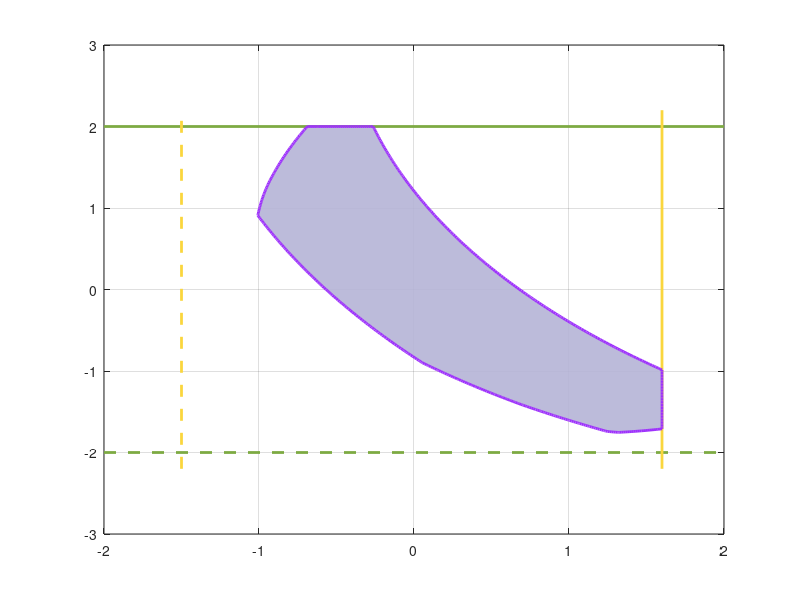

Write MATLAB code to recreate this figure. (Note: this script raises an error after producing the figure.)
fig=figure; box on; grid on; hold on; set(fig, 'Position', [100, 100, 650, 550])

%% bounds on slack generator
deepgreen = [125, 170, 66]/255;
deepyellow = [250, 214, 61]/255;
x1 = [-2,2];
y_upper = [2 2];
y_lower = [-2 -2];
y1 = [-2.2,2.2];
x_lower = [-1.5 -1.5];
x_upper = [1.6 1.6];
plot(x1,y_upper, 'LineStyle','-','Color',deepgreen,'LineWidth',2);
plot(x1,y_lower, 'LineStyle','--','Color',deepgreen,'LineWidth',2);
plot(x_upper,y1, 'LineStyle','-','Color',deepyellow,'LineWidth',2);
plot(x_lower,y1, 'LineStyle','--','Color',deepyellow,'LineWidth',2);

%% bounds of combination
% fill the range
Points_exact = load('AC_conf.mat');
Points_exact = Points_exact.sortedPoints;
lightzs = [181, 180, 214]/255;
violett = [158, 49, 252]/255;
h2 = fill(Points_exact(:,1), Points_exact(:,2), lightzs);
set(h2, 'facealpha', 0.9, 'EdgeColor', violett,'LineWidth',2);
% % draw the boundaries
% load("rad_b1.mat");
% load("rad_b2.mat");
% load("rad_b3.mat");
% load("rad_b4.mat");
% load("rad_b5.mat");
% load("rad_b8.mat");
% boundaries = {b1,b2,b3,b4,b5,b8};
% 
% colorliste = [[237, 177, 32]/255;
%               [0, 114, 189]/255;
%               [0, 114, 189]/255;
%               [0, 114, 189]/255;
%               [65, 199, 101]/255;
%               [0, 114, 189]/255;];
% lineliste = {'-','-','-','-','-','--'};
% 
% for i = 1:size(boundaries,2)
%     x = boundaries{i}(:,1);
%     y = boundaries{i}(:,2);
%     if i == 1
%         plot(x,y,lineliste{i},'LineWidth',1.5,'Color',colorliste(i,:));
%     else
%         xi = linspace(min(x), max(x), 100);
%         yi = pchip(x, y, xi);
%         plot(xi, yi,lineliste{i},'LineWidth',1.5,'Color',colorliste(i,:));
%     end
% end


%% mark the intersections
% p1 = [-1.0228,0.9471];
% p2 = [0.0559,-0.9004];
% p3 = [0.6901,-1.4102];
% p4 = [1.2746,-1.757];
% p5 = [1.6, -1.7099];
% p6 = [1.6, -0.9856];
% p7 = [-0.2626, 2];
% p8 = [-0.6967, 2];
% inter = [p1;p2;p3;p4;p5;p6;p7;p8];
% deepviolet = [157, 105, 208]/255;
% plot(inter(:,1), inter(:,2), 'o', 'MarkerSize', 6, 'MarkerEdgeColor', 'none', 'MarkerFaceColor', deepviolet);

%% overlaid the results of LinDistFlow
load("linear.mat");
lightorange = [250, 188, 113]/255;
orange = [255, 99, 0]/255;
h3 = fill(valid_intersections(:,1), valid_intersections(:,2), lightorange, 'FaceAlpha',0.7);
set(h3, 'facealpha', 0.6, 'EdgeColor', orange,'LineWidth', 2);
%% overlaid the results of compensation
load("comp_pcc.mat");
lightblue = [3, 170, 162]/255;
blue = [52, 161, 202]/255;
h3 = fill(comp_pcc(:,1), comp_pcc(:,2), lightblue, 'FaceAlpha',0.7);
set(h3, 'facealpha', 0.6, 'EdgeColor', blue,'LineWidth', 2);
%% region considering uncertainty
% load("uncertainty_rad.mat")
% Points_un = sortedPoints;
% lightred = [240, 128, 122]/255;
% h3 = fill(Points_un(:,1), Points_un(:,2), lightred);
% set(h3, 'facealpha', 0.6, 'EdgeColor', 'none');
%% set the range
xlim([-2 2]);
ylim([-2.2 2.2]);
set(gca, 'FontSize', 14,'FontName', 'Times New Roman');

x_label = xlabel('$p^{\mathrm{pcc}}$/(p.u.)'); % 修正了大括号
set(x_label, 'Interpreter', 'latex', 'FontSize', 20, 'FontName', 'Times New Roman');
y_label = ylabel('$q^{\mathrm{pcc}}$/(p.u.)'); % 修正了大括号
set(y_label, 'Interpreter', 'latex', 'FontSize', 20, 'FontName', 'Times New Roman');